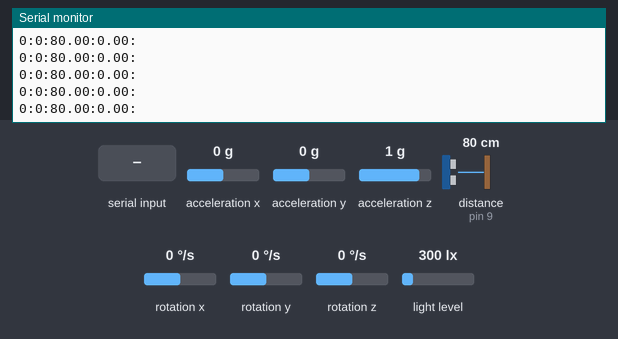
A sketch run on a simulated Arduino Uno, built with avr-gcc and run on an emulated ATmega328P. Shown: the last lines printed to the serial monitor. The inputs (shaded band) are chosen by the test bench; at power-on: distance to the obstacle (sensor on pin 9) 80 cm, rotation z 0 °/s, acceleration x 0 g, acceleration y 0 g, acceleration z 1 g, rotation x 0 °/s, rotation y 0 °/s, light level 300 lx.

Above: at 2.0 s.
2.1 s: distance to the obstacle (sensor on pin 9) set to 60 cm
At 2.15 s:
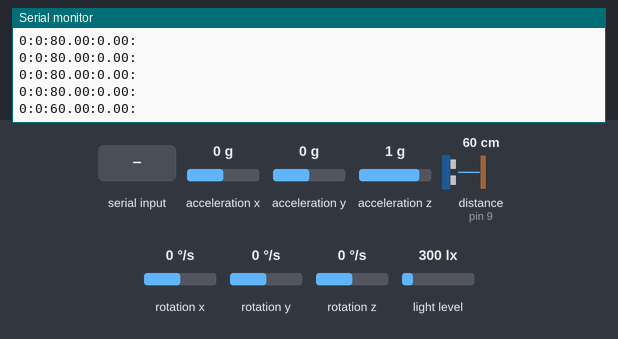
8.1 s: distance to the obstacle (sensor on pin 9) set to 4 cm
At 8.11 s:
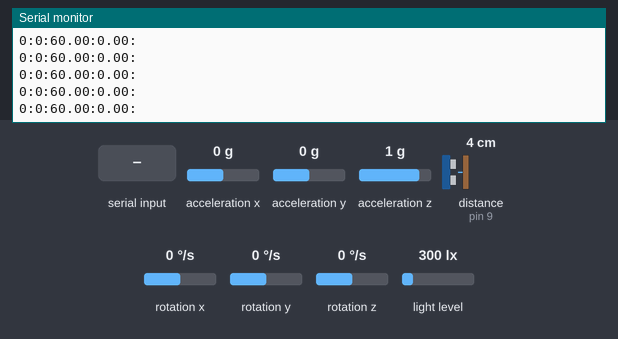
11.1 s: rotation z set to -192 °/s
At 11.11 s:
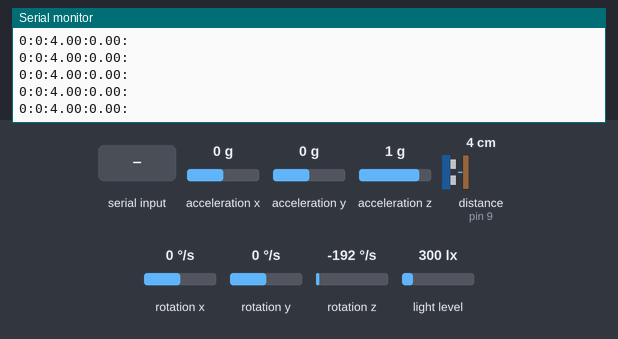
14.1 s: "read_light\n" received over Serial
15.6 s: rotation z set to -100 °/s
At 15.61 s:
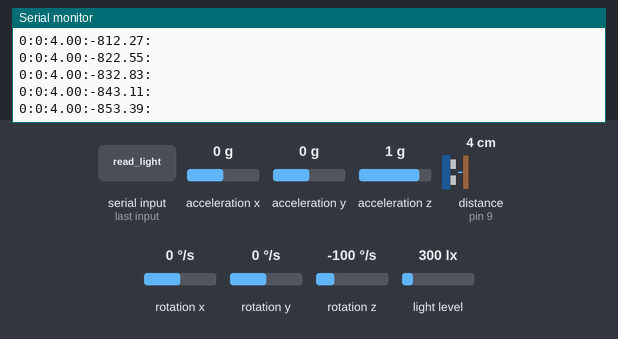
Timing chart, 0 to 18.1 s (numbered marks = the images above; inputs shaded):
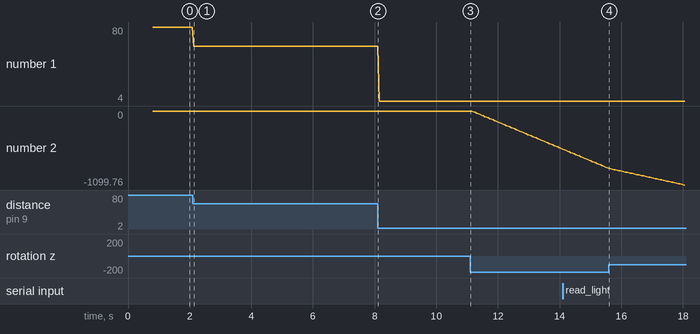

The sketch:

ranger_serial_firmware.ino
```cpp
#include "MeAuriga.h"
#include <SoftwareSerial.h>
#include <Wire.h>

using namespace std;


MeLightSensor light_sensor(2);
MeSoundSensor sound_sensor(5);
MeGyro gyro_sensor(1, 0x69);
MeTemperature temperature_sensor(PORT_13);
MeUltrasonicSensor sonar_sensor(9);
MeLineFollower line_sensor(10);
MeLineFollower line_sensor2(8);
MeEncoderOnBoard right_motor(SLOT1);
MeEncoderOnBoard left_motor(SLOT2);
MeBuzzer buzzer;
MeRGBLed led;

int light = 0;

char commandArray[64];
char cmd_idx = 0;

void poll_serial()
{
    while (Serial.available()) {
        char cc = Serial.read();
        if (cc == '\n') {
            commandArray[cmd_idx] = 0;
            return;
        }
        else {
            commandArray[cmd_idx++] = cc;
        }
    }
}

void setup()
{
  Serial.begin(9600);
  gyro_sensor.begin();
  buzzer.setpin(45);
  led.setpin(44);
}

void loop()
{

  Serial.println(String(line_sensor.readSensors()) + ":" + String(line_sensor2.readSensors()) + ":" + String(sonar_sensor.distanceCm())  + ":" + String(gyro_sensor.getAngleZ()) + ":");

  poll_serial();

  gyro_sensor.update();

  String command = commandArray;

  int argumentCount = 0;
  for(int i = 0; i < command.length(); i++){
    if(command.charAt(i) == ' '){
      argumentCount++;

    }
  }

  String commandVerb = "";
  String arguments[argumentCount];

  if(argumentCount > 0){
    command += " ";
    commandVerb = command.substring(0, command.indexOf(" "));
    command = command.substring(command.indexOf(" ") + 1);
    int count = 0;
    while(count < argumentCount){
      arguments[count] = command.substring(0, command.indexOf(" "));
       count++;
       command = command.substring(command.indexOf(" ") + 1);
    }
  }

  switch(argumentCount){
    case 0:
      if (command.equals("read_light")){
         Serial.println(light_sensor.read());
      } else if (command.equals("read_sound")){
          Serial.println(sound_sensor.strength());
      } else if (command.equals("read_gyro_x")){
          Serial.println(gyro_sensor.getAngleX());
      } else if(command.equals("read_gyro_y")){
          Serial.println(gyro_sensor.getAngleY());
      } else if(command.equals("read_gyro_z")){
          Serial.println(gyro_sensor.getAngleZ());
      } else if(command.equals("read_temperature")){
          Serial.println(temperature_sensor.temperature());
      } else if(command.equals("read_sonar")){
          Serial.println(sonar_sensor.distanceCm());
      } else if(command.equals("read_line")){
          // buzzer.tone(1000, 100);
          Serial.println(line_sensor.readSensors());
      } else if(command.equals("stop")){
          right_motor.setMotorPwm(0);
          left_motor.setMotorPwm(0);
      } else if(command.equals("forward")){
          right_motor.setMotorPwm(-200);
          left_motor.setMotorPwm(200);
      } else if(command.equals("left")){
          right_motor.setMotorPwm(-200);
          left_motor.setMotorPwm(-200);
      } else if(command.equals("right")){
          right_motor.setMotorPwm(200);
          left_motor.setMotorPwm(200);
      } else if(command.equals("backward")){
          right_motor.setMotorPwm(200);
          left_motor.setMotorPwm(-200);
      } else if(command.equals("light_off")){
          led.setColor(0, 0, 0, 0);
          led.show();
      }

      break;

    case 1:
      if(commandVerb.equals("forward")){
         int speed = arguments[0].toInt();
         right_motor.setMotorPwm(-speed);
         left_motor.setMotorPwm(speed);
      } else if(commandVerb.equals("left")){
         int speed = arguments[0].toInt();
         right_motor.setMotorPwm(-speed);
         left_motor.setMotorPwm(-speed);
      } else if(commandVerb.equals("right")){
         int speed = arguments[0].toInt();
         right_motor.setMotorPwm(speed);
         left_motor.setMotorPwm(speed);
      } else if(commandVerb.equals("backward")){
         int speed = arguments[0].toInt();
         right_motor.setMotorPwm(speed);
         left_motor.setMotorPwm(-speed);
      } else if(commandVerb.equals("light_off")){
         int index = arguments[0].toInt();
         led.setColor(index, 0, 0, 0);
         led.show();
      }

      break;

    case 2:
      if (commandVerb.equals("sound")) {
        int frequency = arguments[0].toInt();
        int duration = arguments[1].toInt();
        buzzer.tone(frequency, duration);
      } else if (commandVerb.equals("tank_drive")){
        int right = arguments[0].toInt();
        int left = arguments[1].toInt();
        right_motor.setMotorPwm(-right);
        left_motor.setMotorPwm(left);
      }

      break;

    case 3:
      if (commandVerb.equals("light")){
        int red = arguments[0].toInt();
        int green = arguments[1].toInt();
        int blue = arguments[2].toInt();
        led.setColor(0, red, green, blue);
        led.show();
      }

      break;

    case 4:
      if (commandVerb.equals("light")){
        int index = arguments[0].toInt();
        int red = arguments[1].toInt();
        int green = arguments[2].toInt();
        int blue = arguments[3].toInt();
        led.setColor(index, red, green, blue);
        led.show();
      }

      break;
   }

   commandArray[0] = 0;
   memset(commandArray, 0, sizeof(commandArray));
   cmd_idx = 0;

   delay(50);

}
```

Measured:
- after the input at 2.1 s, the serial monitor: prints a new line at once (image 1)
- plotted number 1: 80 → 60 after the input at 2.1 s, 60 → 4 after the input at 8.1 s
- plotted number 2: 0 → -565.39 after the input at 11.1 s
